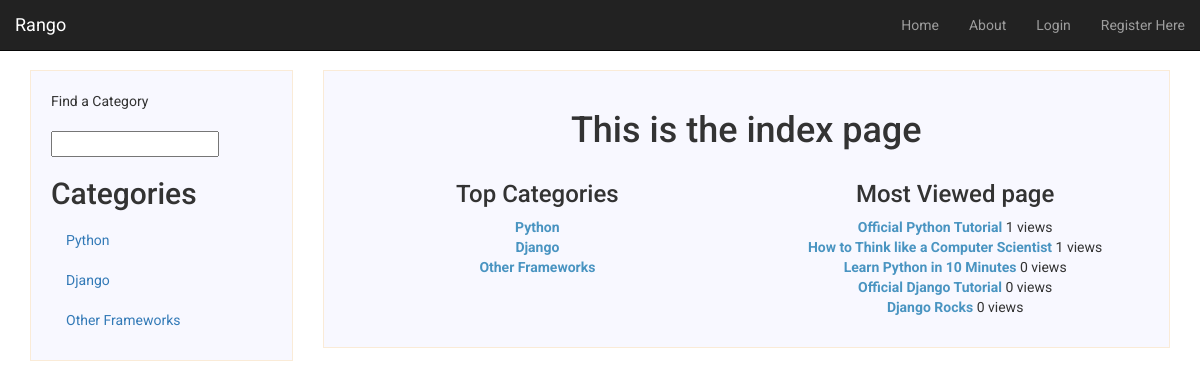
The app's page /rango/, older data.
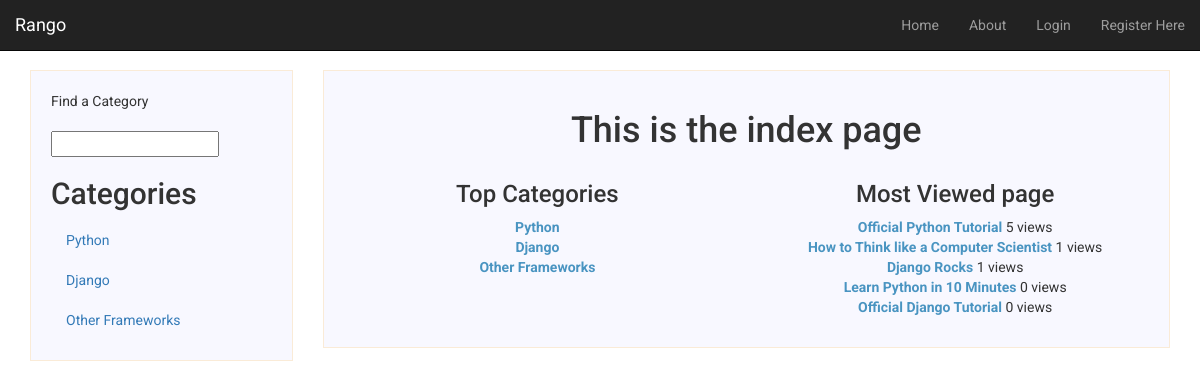
The same page, newer data.
### rango/models.py (models this page shows, shortened)
class Category(models.Model):
    name = models.CharField(max_length=128, unique=True)
    likes = models.IntegerField(default=0)
    views = models.IntegerField(default=0)
    slug = models.SlugField()
    class Meta:
        verbose_name_plural = "Categories"

class Page(models.Model):
    category = models.ForeignKey(Category, on_delete=models.CASCADE)
    title = models.CharField(max_length=128)
    url = models.URLField()
    views = models.IntegerField(default=0)
    last_visit = models.DateTimeField(null=True, blank=True)
    first_visit = models.DateTimeField(null=True, blank=True)

### rango/views.py (the view)
def index(request):
    category_list   = Category.objects.all().order_by('-likes')[:5]
    most_viewed_page = Page.objects.all().order_by('-views')[:5]
    context = {
        'categories' : category_list,
        'most_viewed_page' : most_viewed_page,
    }
    visits = request.session.get('visits')
    if not visits:
        visits = 1
    reset_last_visit_time = False
    last_visit = request.session.get('last_visit')
    if (last_visit):
        last_visit_time = datetime.strptime(last_visit[:-7], "%Y-%m-%d %H:%M:%S")
        if ((datetime.now() - last_visit_time).seconds > 0):
            visits = visits + 1
            reset_last_visit_time = True
    else:
        reset_last_visit_time = True
    if reset_last_visit_time:
        request.session['last_visit'] = str(datetime.now())
        request.session['visits'] = visits
    context['visits'] = visits
    response = render(request,'rango/index.html', context)
    return response

### rango/templatetags/rango_extras.py (called while the page is built)
@register.inclusion_tag('rango/cats.html')
def get_category_list(cat=None):
    return {'cats': Category.objects.all(), 'act_cat':cat}

### templates/rango/index.html (shortened to what this page needs)
{% extends 'base.html' %}
{% load static %}
{% block sidebar %}
<div class = "col-md-3">
  <div class ="sidebar">
    <ul class="nav nav-list">
    <li class="nav-header">Find a Category</li>
    <form>
    <li><input  class="search-query span10" type="text" name="suggestion" value="" id="suggestion" /></li>
    </form>
    </ul>
    {% load rango_extras %}
    {% get_category_list %}
  </div>
</div>
{% endblock %}
{% block content %}
<div class="col-md-9">
    <div class="main">
      <div class="page-heading">
          <h1>This is the index page</h1>
      </div>
      <div class = "row">
          <div class = "col-md-6">
              {% if categories %}
              <h3>Top Categories</h3>
                  <ul class="category-list">
                      {% for item in categories %}
                      <li><a href="{% url 'rango:category' item.slug %}" class="link">{{ item.name }}</a></li>
                      {% endfor %}
                  </ul>
              {% endif %}
          </div>
          <div class = "col-md-6">
              {% if most_viewed_page %}
              <h3>Most Viewed page</h3>
              <ul class="page-list">
                  {% for page in most_viewed_page %}
                  <li><a href="{% url 'rango:goto' %}?page_id={{page.id}}" class="link">{{page.title}}</a> {{page.views}} views</li>
                  {% endfor %}
              </ul>
              {% endif %}
          </div>
      </div>
    </div>
</div>
{% endblock %}

### templates/base.html (shortened to what this page needs)
<!DOCTYPE html>
{% load static %}
<html lang ="en">
    <head>
        <link rel="stylesheet" href="https://maxcdn.bootstrapcdn.com/bootstrap/3.3.7/css/bootstrap.min.css">
        <link rel="stylesheet" type="text/css" href="{% static 'css/style.css' %}"/>
    </head>
    <body>
        <div class="navbar navbar-inverse navbar-fixed-top" role="navigation">
            <div class="container-fluid">
                <div class="navbar-header">
                    <a class="navbar-brand" href="/rango/">Rango</a>
                </div>
                <div class="navbar-collapse collapse">
                    <ul class="nav navbar-nav navbar-right">
                        <li><a href="{% url 'rango:index' %}" class="nav-link">Home</a></li>
                        <li><a href="{% url 'rango:about'%}">About</a></li>
                        {% if user.is_authenticated %}
                        <li class="dropdown">
                          <a href="#" class="dropdown-toggle" data-toggle="dropdown" role="button" aria-haspopup="true" aria-expanded="false">{{user}}<span class="caret"></span></a>
                          <ul class="dropdown-menu">
                            <li><a href="{% url 'rango:profile_page' user %}" class="nav-link">Profile</a></li>
                            <li><a href="{% url 'rango:restricted' %}" class="nav-link">Restricted Page</a></li>
                            <li><a href="{% url 'auth_password_change' %}" class="nav-link">Change Password</a></li>
                            <li><a href="{% url 'auth_logout' %}" class="nav-link">Logout</a></li>
                          </ul>
                        </li>
                        {% else %}
                        <li><a href="{% url 'auth_login' %}" class="nav-link">Login</a></li>
                        <li><a href="{% url 'registration_register' %}" class="nav-link">Register Here</a></li>
                        {% endif %}
                    </ul>
                </div>
            </div>
        </div>
        <div class="container">
            <div class="row">
              {% load rango_extras %}
              {% block sidebar %}
              {% endblock %}
              {% block content %}
              {% endblock %}
            </div>
        </div>
    </body>
</html>

### templates/rango/cats.html
{% if cats %}
    <ul class="nav nav-sidebar">
        <li><h2>Categories</h2></li>
    {% for c in cats %}
    {% if c == act_cat %}
    <li  class="active" >
    {% else  %}
    <li>
    {% endif %}
            <a href="{% url 'rango:category'  c.slug %}">{{ c.name }}</a></li>
    {% endfor %}
{% else %}
    <li> <strong >There are no category present.</strong></li>
    </ul>
{% endif %}

### static/css/style.css (style rules this page uses)
body { background: #fff; padding: 70px 0px 30px 0px; font-family: 'Roboto', sans-serif; }
ul { padding: 0; }
.main { text-align:center; }
.main, .sidebar { background: ghostwhite; border: 1px solid antiquewhite; padding: 20px; }
.sidebar { padding: 20px; }
.category-list, .page-list, .user-list { list-style-type: none; }
.link { color: #4994c1; font-weight: bold; transition: 0.2s ease-in-out all; }
.nav-link { color: #b7b7b7; transition: 0.2s ease-in-out all; }

Row changes from the older to the newer data that the page shows:
changed Page "Official Python Tutorial": views "1" → "5"
changed Page "Django Rocks": views "0" → "1"; moves up the list
